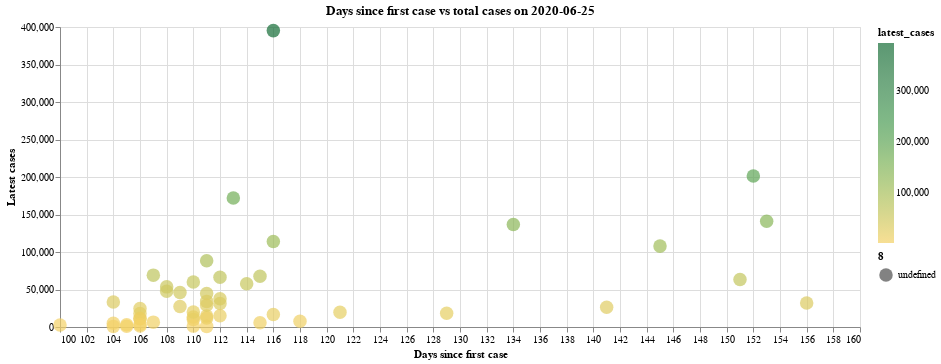

The code cell stored with this chart in its notebook:
### Markdown cell above
## 10 - Days since first reported case for each state
We will now look at how each states' cases have grown since the first reported case. The following chart shows a few outliers in the data, visualizing how fast New York and New Jersey spiked in cases despite only reporting their first cases 39 and 36 days ago, respectively. On the other hand, Washington was the first to report a case in the country, but only has a small fraction of the cases that New York and New Jersey do. This shows that Washington and other early reporters of COVID-19 cases may have effectively slowed the spread of the virus

### Code cell
states = us_states["state"].unique()
states = np.delete(states,[50,51,52,54,55]) #delete non-us states
column_names = ["state", "first_case_date","days_since_first_case"]
first_case_dates_by_state = pd.DataFrame(columns = column_names)


for state in states:
    state_data = us_states[us_states["state"]==state]
    min_date=min(state_data["date"])
#     min_date_dt = datetime.strptime(min_date, '%Y-%m-%d')
    days_since_first_case=(latest_date_dt-min_date).days
    first_case_dates_by_state = first_case_dates_by_state.append({'state' : state , 'first_case_date' : min_date, 'days_since_first_case': days_since_first_case},
                                                                 ignore_index=True)
    
days_since_first_case=first_case_dates_by_state.set_index('state')

latest_cases_idk=latest_cases.set_index('state')

days_since_first_case['latest_cases']=latest_cases_idk['cases']
days_since_first_case=days_since_first_case.reset_index()
# display(days_since_first_case)

alt.Chart(days_since_first_case).mark_circle().encode(
    alt.X('days_since_first_case:Q', scale=alt.Scale(zero=False), axis=alt.Axis(title='Days since first case')),
    alt.Y('latest_cases:Q', scale=alt.Scale(zero=False), axis=alt.Axis(title='Latest cases')),
    color=alt.Color('latest_cases:Q', scale=alt.Scale(scheme='goldgreen')),
    size="8:N",
    tooltip=['state:N', 'latest_cases:Q', 'days_since_first_case']
).properties(
    width=800,
    height=300,
    title="Days since first case vs total cases on " + latest_date
)

### Figure 1 — Vega-Lite specification as saved in the notebook (floating-point values rounded to 4 significant figures)
{"config": {"view": {"continuousWidth": 400, "continuousHeight": 300}}, "data": {"name": "data-ece8b64fde6bb98768be25f2ae7ec344"}, "mark": "circle", "encoding": {"color": {"type": "quantitative", "field": "latest_cases", "scale": {"scheme": "goldgreen"}}, "size": {"type": "nominal", "field": "8"}, "tooltip": [{"type": "nominal", "field": "state"}, {"type": "quantitative", "field": "latest_cases"}, {"type": "quantitative", "field": "days_since_first_case"}], "x": {"type": "quantitative", "axis": {"title": "Days since first case"}, "field": "days_since_first_case", "scale": {"zero": false}}, "y": {"type": "quantitative", "axis": {"title": "Latest cases"}, "field": "latest_cases", "scale": {"zero": false}}}, "height": 300, "title": "Days since first case vs total cases on 2020-06-25", "width": 800, "$schema": "https://vega.github.io/schema/vega-lite/v4.0.2.json", "datasets": {"data-ece8b64fde6bb98768be25f2ae7ec344": [{"state": "Washington", "first_case_date": "2020-01-21T00:00:00", "days_since_first_case": 156, "latest_cases": 31998}, {"state": "Illinois", "first_case_date": "2020-01-24T00:00:00", "days_since_first_case": 153, "latest_cases": 140935}, {"state": "California", "first_case_date": "2020-01-25T00:00:00", "days_since_first_case": 152, "latest_cases": 201413}, {"state": "Arizona", "first_case_date": "2020-01-26T00:00:00", "days_since_first_case": 151, "latest_cases": 63297}, {"state": "Massachusetts", "first_case_date": "2020-02-01T00:00:00", "days_since_first_case": 145, "latest_cases": 107837}, {"state": "Wisconsin", "first_case_date": "2020-02-05T00:00:00", "days_since_first_case": 141, "latest_cases": 26431}, {"state": "Texas", "first_case_date": "2020-02-12T00:00:00", "days_since_first_case": 134, "latest_cases": 136783}, {"state": "Nebraska", "first_case_date": "2020-02-17T00:00:00", "days_since_first_case": 129, "latest_cases": 18346}, {"state": "Utah", "first_case_date": "2020-02-25T00:00:00", "days_since_first_case": 121, "latest_cases": 19544}, {"state": "Oregon", "first_case_date": "2020-02-28T00:00:00", "days_since_first_case": 118, "latest_cases": 7575}, {"state": "Florida", "first_case_date": "2020-03-01T00:00:00", "days_since_first_case": 116, "latest_cases": 114010}, {"state": "New York", "first_case_date": "2020-03-01T00:00:00", "days_since_first_case": 116, "latest_cases": 395168}, {"state": "Rhode Island", "first_case_date": "2020-03-01T00:00:00", "days_since_first_case": 116, "latest_cases": 16640}, {"state": "Georgia", "first_case_date": "2020-03-02T00:00:00", "days_since_first_case": 115, "latest_cases": 67796}, {"state": "New Hampshire", "first_case_date": "2020-03-02T00:00:00", "days_since_first_case": 115, "latest_cases": 5638}, {"state": "North Carolina", "first_case_date": "2020-03-03T00:00:00", "days_since_first_case": 114, "latest_cases": 57538}, {"state": "New Jersey", "first_case_date": "2020-03-04T00:00:00", "days_since_first_case": 113, "latest_cases": 172050}, {"state": "Colorado", "first_case_date": "2020-03-05T00:00:00", "days_since_first_case": 112, "latest_cases": 31463}, {"state": "Maryland", "first_case_date": "2020-03-05T00:00:00", "days_since_first_case": 112, "latest_cases": 66397}, {"state": "Nevada", "first_case_date": "2020-03-05T00:00:00", "days_since_first_case": 112, "latest_cases": 14911}, {"state": "Tennessee", "first_case_date": "2020-03-05T00:00:00", "days_since_first_case": 112, "latest_cases": 37695}, {"state": "Hawaii", "first_case_date": "2020-03-06T00:00:00", "days_since_first_case": 111, "latest_cases": 836}, {"state": "Indiana", "first_case_date": "2020-03-06T00:00:00", "days_since_first_case": 111, "latest_cases": 44779}, {"state": "Kentucky", "first_case_date": "2020-03-06T00:00:00", "days_since_first_case": 111, "latest_cases": 14793}, {"state": "Minnesota", "first_case_date": "2020-03-06T00:00:00", "days_since_first_case": 111, "latest_cases": 34158}, {"state": "Oklahoma", "first_case_date": "2020-03-06T00:00:00", "days_since_first_case": 111, "latest_cases": 11947}, {"state": "Pennsylvania", "first_case_date": "2020-03-06T00:00:00", "days_since_first_case": 111, "latest_cases": 88230}, {"state": "South Carolina", "first_case_date": "2020-03-06T00:00:00", "days_since_first_case": 111, "latest_cases": 29022}, {"state": "District of Columbia", "first_case_date": "2020-03-07T00:00:00", "days_since_first_case": 110, "latest_cases": 10159}, {"state": "Kansas", "first_case_date": "2020-03-07T00:00:00", "days_since_first_case": 110, "latest_cases": 13207}, {"state": "Missouri", "first_case_date": "2020-03-07T00:00:00", "days_since_first_case": 110, "latest_cases": 20076}, {"state": "Vermont", "first_case_date": "2020-03-07T00:00:00", "days_since_first_case": 110, "latest_cases": 1191}, {"state": "Virginia", "first_case_date": "2020-03-07T00:00:00", "days_since_first_case": 110, "latest_cases": 59946}, {"state": "Connecticut", "first_case_date": "2020-03-08T00:00:00", "days_since_first_case": 109, "latest_cases": 45994}, {"state": "Iowa", "first_case_date": "2020-03-08T00:00:00", "days_since_first_case": 109, "latest_cases": 27384}, {"state": "Louisiana", "first_case_date": "2020-03-09T00:00:00", "days_since_first_case": 108, "latest_cases": 53528}, {"state": "Ohio", "first_case_date": "2020-03-09T00:00:00", "days_since_first_case": 108, "latest_cases": 47651}, {"state": "Michigan", "first_case_date": "2020-03-10T00:00:00", "days_since_first_case": 107, "latest_cases": 69159}, {"state": "South Dakota", "first_case_date": "2020-03-10T00:00:00", "days_since_first_case": 107, "latest_cases": 6479}, {"state": "Arkansas", "first_case_date": "2020-03-11T00:00:00", "days_since_first_case": 106, "latest_cases": 18062}, {"state": "Delaware", "first_case_date": "2020-03-11T00:00:00", "days_since_first_case": 106, "latest_cases": 10980}, {"state": "Mississippi", "first_case_date": "2020-03-11T00:00:00", "days_since_first_case": 106, "latest_cases": 24516}, {"state": "New Mexico", "first_case_date": "2020-03-11T00:00:00", "days_since_first_case": 106, "latest_cases": 11192}, {"state": "North Dakota", "first_case_date": "2020-03-11T00:00:00", "days_since_first_case": 106, "latest_cases": 3402}, {"state": "Wyoming", "first_case_date": "2020-03-11T00:00:00", "days_since_first_case": 106, "latest_cases": 1326}, {"state": "Alaska", "first_case_date": "2020-03-12T00:00:00", "days_since_first_case": 105, "latest_cases": 971}, {"state": "Maine", "first_case_date": "2020-03-12T00:00:00", "days_since_first_case": 105, "latest_cases": 3070}, {"state": "Alabama", "first_case_date": "2020-03-13T00:00:00", "days_since_first_case": 104, "latest_cases": 33206}, {"state": "Idaho", "first_case_date": "2020-03-13T00:00:00", "days_since_first_case": 104, "latest_cases": 4869}, {"state": "Montana", "first_case_date": "2020-03-13T00:00:00", "days_since_first_case": 104, "latest_cases": 803}, {"state": "West Virginia", "first_case_date": "2020-03-17T00:00:00", "days_since_first_case": 100, "latest_cases": 2694}]}}
